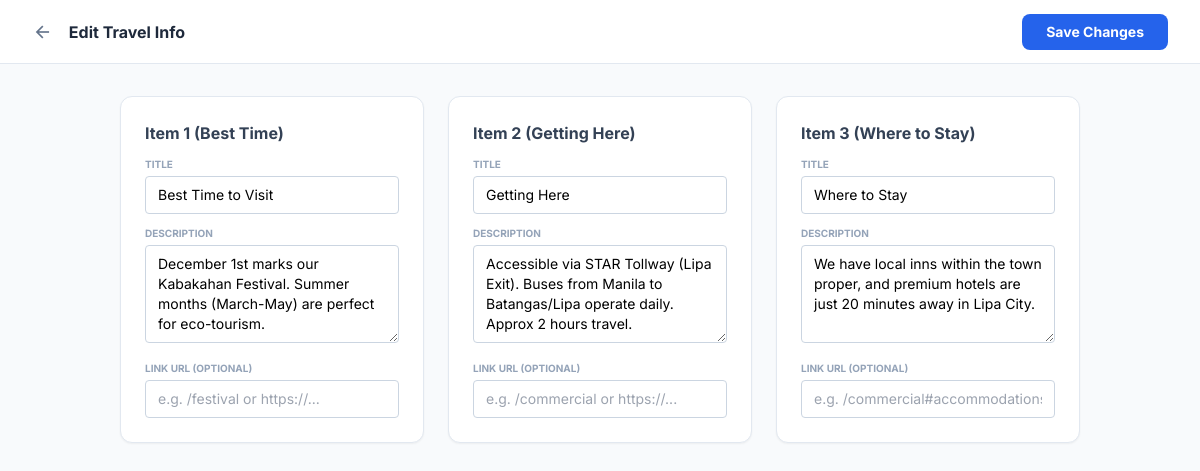
/edit-travel (signed in), run on an earlier commit of the app's database.
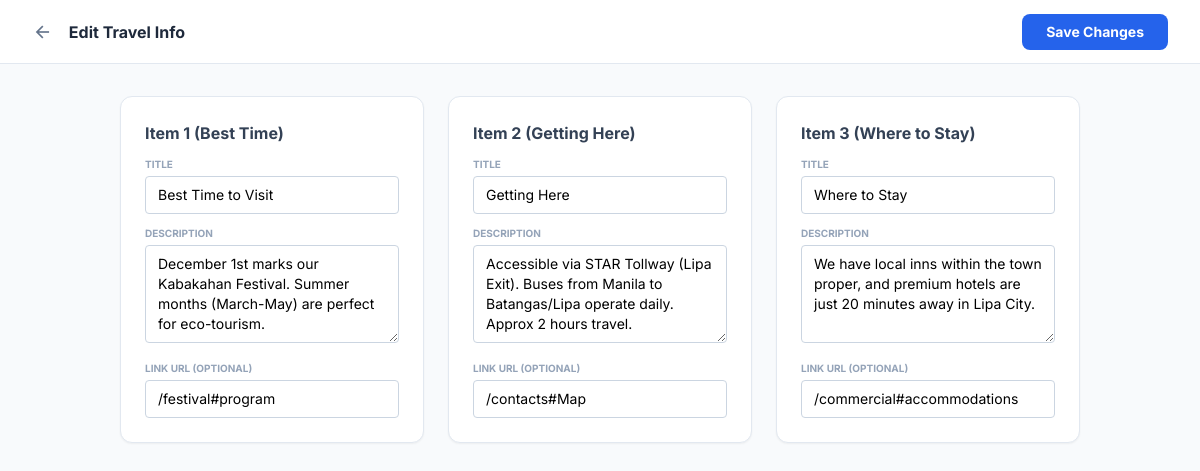
And on a later commit of the database.
### webapp/models.py (models this page shows)
class SiteContent(db.Model):
    id = db.Column(db.Integer, primary_key=True)
    key = db.Column(db.String(100), unique=True, nullable=False)
    value = db.Column(db.Text, nullable=True)

### webapp/views.py (the view, shortened to what this page needs)
@views.route("/edit-travel", methods=["GET", "POST"])
@login_required
def edit_travel():
    if not current_user.is_admin: return redirect(url_for("views.home"))
    content = {
        'travel_title_1': get_content('travel_title_1', 'Best Time to Visit'),
        'travel_text_1': get_content('travel_text_1', 'December 1st marks our Kabakahan Festival...'),
        'travel_link_1': get_content('travel_link_1', ''),
        'travel_title_2': get_content('travel_title_2', 'Getting Here'),
        'travel_text_2': get_content('travel_text_2', 'Accessible via STAR Tollway (Lipa Exit)...'),
        'travel_link_2': get_content('travel_link_2', ''),
        'travel_title_3': get_content('travel_title_3', 'Where to Stay'),
        'travel_text_3': get_content('travel_text_3', 'We have local inns within the town proper...'),
        'travel_link_3': get_content('travel_link_3', ''),
    }
    return render_template("edit_travel.html", content=content)

### webapp/views.py (called while the page is built, shortened)
def get_content(key, default=""):
    content = SiteContent.query.filter_by(key=key).first()
    return content.value if content else default

@views.before_app_request
def check_maintenance():
    try:
        setting = SiteContent.query.filter_by(key='site_maintenance_mode').first()
        is_maintenance = (setting.value == 'true') if setting else False
    except:
        is_maintenance = False
    if not is_maintenance:
        return None

### webapp/templates/edit_travel.html (shortened to what the changed rows need)
{% extends "base.html" %}
{% block navbar %}
<nav class="fixed top-0 w-full z-50 bg-white border-b border-slate-200 h-16 flex items-center px-8 justify-between">
    <div class="flex items-center gap-4">
        <h1 class="font-bold text-slate-800">Edit Travel Info</h1>
    </div>
</nav>
{% endblock %}
{% block content %}
<div class="pt-24 pb-20 px-8 max-w-5xl mx-auto">
    <form id="mainForm" method="POST" class="grid grid-cols-1 md:grid-cols-3 gap-6">
        <div class="bg-white p-6 rounded-xl border border-slate-200 shadow-sm flex flex-col gap-3">
            <div>
                <label class="text-[10px] font-bold uppercase text-slate-400 mb-1 block">Link URL (Optional)</label>
                <input type="text" name="travel_link_1" value="{{ content.travel_link_1 }}" placeholder="e.g. /festival or https://..." class="w-full border border-slate-300 rounded px-3 py-2 text-sm focus:outline-none focus:border-blue-500">
            </div>
        </div>
        <div class="bg-white p-6 rounded-xl border border-slate-200 shadow-sm flex flex-col gap-3">
            <div>
                <label class="text-[10px] font-bold uppercase text-slate-400 mb-1 block">Link URL (Optional)</label>
                <input type="text" name="travel_link_2" value="{{ content.travel_link_2 }}" placeholder="e.g. /commercial or https://..." class="w-full border border-slate-300 rounded px-3 py-2 text-sm focus:outline-none focus:border-blue-500">
            </div>
        </div>
        <div class="bg-white p-6 rounded-xl border border-slate-200 shadow-sm flex flex-col gap-3">
            <div>
                <label class="text-[10px] font-bold uppercase text-slate-400 mb-1 block">Link URL (Optional)</label>
                <input type="text" name="travel_link_3" value="{{ content.travel_link_3 }}" placeholder="e.g. /commercial#accommodations" class="w-full border border-slate-300 rounded px-3 py-2 text-sm focus:outline-none focus:border-blue-500">
            </div>
        </div>
    </form>
</div>
{% endblock %}

What changed in the data, as far as the page shows it:
added SiteContent: travel_link_1 "/festival#program"
added SiteContent: travel_link_2 "/contacts#Map"
added SiteContent: travel_link_3 "/commercial#accommodations"
